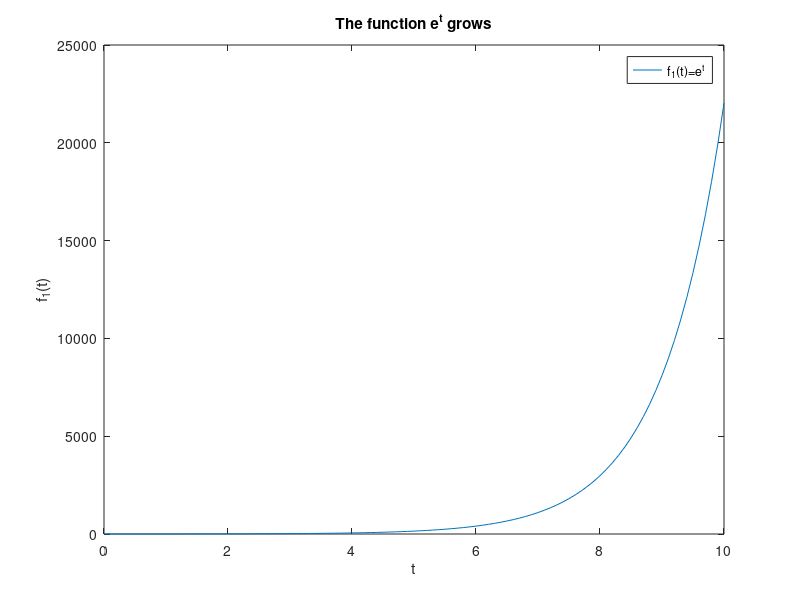
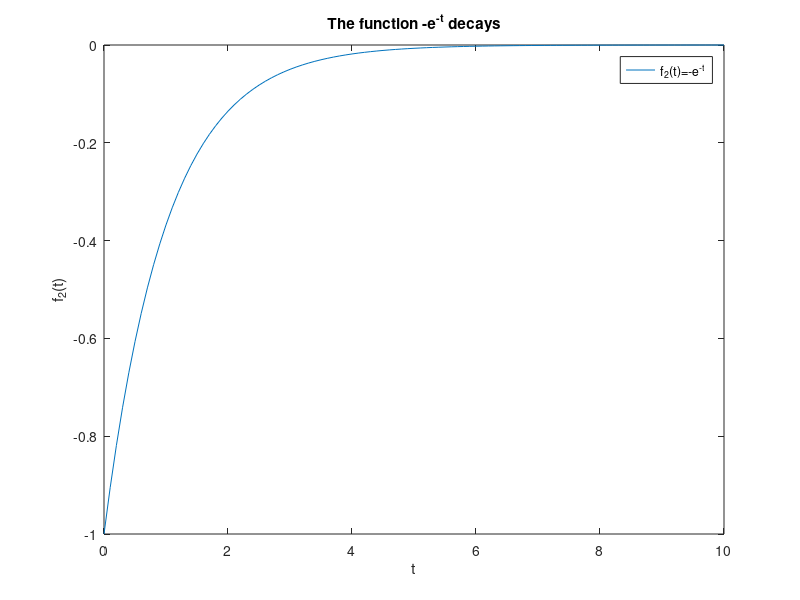
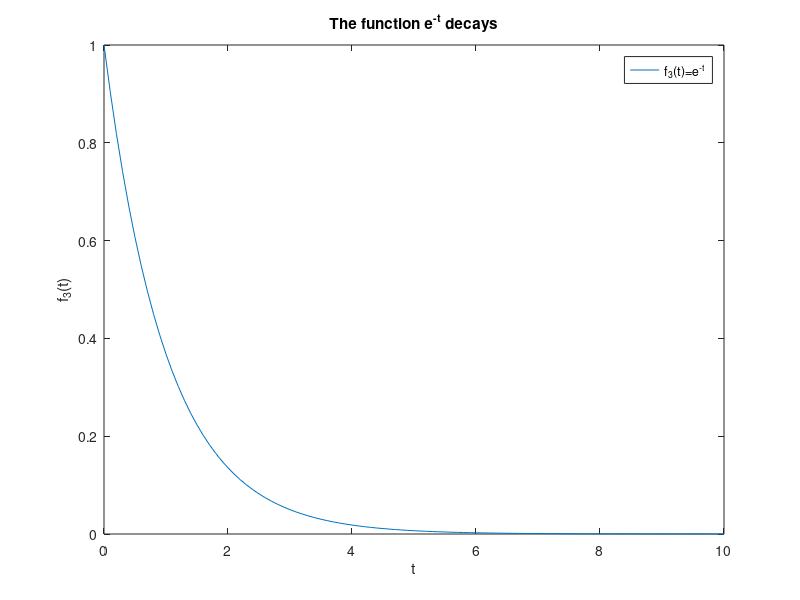
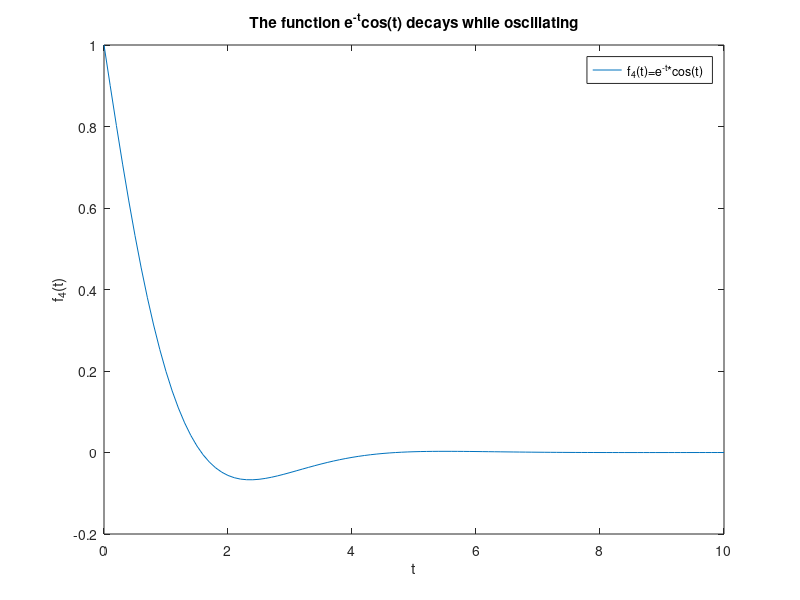

The MATLAB source for these figures, in order:
%% Second-Order Lab: Second-Order Linear DEs in MATLAB
%
%
% In this lab, you will learn how to use |iode| to plot solutions of 
% second-order ODEs. You will also learn to classify the behaviour of 
% different types of solutions.
%
% Moreover, you will write your own Second-Order ODE system solver, and 
% compare its results to those of |iode|.
%
% Opening the m-file lab5.m in the MATLAB editor, step through each
% part using cell mode to see the results.
%
% There are seven (7) exercises in this lab that are to be handed in on the
% due date of the lab.
%
%% Student Information
%
%  Student Name: Qingyuan Wu
%
%  Student Number: 1007001664
%

%% Iode for Second-Order Linear DEs with constant coefficients
% 
% In the |iode| menu, select the |Second order linear ODEs| module.
% It opens with a default DE and a default forcing function |f(t) =
% cos(2t)|. The forcing function can be plotted along with the solution by
% choosing |Show forcing function| from the |Options| menu.
%
% Use this module to easily plot solutions to these kind of equations.
%
% There are three methods to input the initial conditions:
%
% Method 1. Enter the values for |t0|, |x(t0)|, and |x'(t0)| into the
% |Initial conditions| boxes, and then click |Plot solution|.
%
% Method 2. Enter the desired slope |x'(t0)| into the appropriate into the
% |Initial conditions| box, and then click on the graph at the point
% |(t0,x(t0))| where you want the solution to start.
%
% Method 3. Press down the left mouse button at the desired point
% |(t0,x(t0))| and drag the mouse a short distance at the desired slope
% |x'(t0)|. When you release the mouse button, |iode| will plot the
% solution.

%% Growth and Decay Concepts
%
% We want to classify different kinds of behaviour of the solutions. We say
% that a solution:
%
% |grows| if its magnitude tends to |infinity| for large values of |t|, that
% is, if either the solution tends to $+\infty$ or $-\infty$,
%
% |decays| if its magnitude converges to |0| for large values of |t|,
%
% |decays while oscillating| if it keeps changing sign for large values of
% |t| and the amplitude of the oscillation tends to zero,
%
% |grows while oscillating| if it keeps changing sign for large values of
% |t| and the amplitude of the oscillation tends to infinity.

%% Example
%
t = 0:0.1:10;

% Example 1
figure();
y1 = exp(t);
plot(t,y1)

% Annotate the figure
xlabel('t');
ylabel('f_1(t)');
title('The function e^t grows');
legend('f_1(t)=e^t');



% Example 2
figure();
y2 = -exp(-t);
plot(t,y2)

% Annotate the figure
xlabel('t');
ylabel('f_2(t)');
title('The function -e^{-t} decays');
legend('f_2(t)=-e^{-t}');



% Example 3
figure();
y3 = exp(-t);
plot(t,y3)

% Annotate the figure
xlabel('t');
ylabel('f_3(t)');
title('The function e^{-t} decays');
legend('f_3(t)=e^{-t}');



% Example 4
figure();
y4 = exp(-t).*cos(t);
plot(t,y4)

% Annotate the figure
xlabel('t');
ylabel('f_4(t)');
title('The function e^{-t}cos(t) decays while oscillating');
legend('f_4(t)=e^{-t}*cos(t)');



% Example 5
figure();
y5 = exp(t).*sin(2*t);
plot(t,y5)

% Annotate the figure
xlabel('t');
ylabel('f_5(t)');
title('The function e^{t}sin(2t) grows while oscillating');
legend('f_5(t)=e^{t}sin(2t)');



% Example 6
figure();
y6 = sin(3*t);
plot(t,y6)

% Annotate the figure
xlabel('t');
ylabel('f_6(t)');
title('The function sin(3t) neither decays nor grows, it just oscillates');
legend('f_6(t)=sin(3t)');



% |Remark.| A function which |grows while oscillating| doesn't |grow|,
% because it keeps changing sign, so it neither tends to $+\infty$ nor to
% $-\infty$.

%% Exercise 1
%
% Objective: Use |iode| to solve second-order linear DEs. And classify
% them.
%
% Details: Consider the ODE:
%
%  4y'' + 4 y' + 17 y = 0
%
% (a) Use |iode| to plot six (6) numerical solutions of this equation with
% "random" initial data (use Method 3 above) and press-and-drag at various
% initial points, with some of the slopes being positive and some negative)
%
% Use only initial points in the part of the window where |0<t<1| and
% |-1<x<1| and take all initial slopes between |-3| and |+3|.
%
% Change the window to |[0,10]x[-3,3]|.
% Attach a cropped screenshot to your answers file.
% 
%
% (b) Based on the results of (a), state what percentage of solutions 
% decay, grow, grow while oscillating, or decay while oscillating.
%
% (c) Solve the DE and write the exact solution. Explain why this justifies
% your answer in (b).

%% Exercise 2
%
% Consider the ODE:
%
%  y'' + sqrt(3) y' - y/4 = 0
%
% Repeat (a), (b), (c) from Exercise 1 with this DE.
%

%% Exercise 3
%
% Consider the ODE:
%
%  y'' + sqrt(3) y' + y/4 = 0
%
% Repeat (a), (b), (c) from Exercise 1 with this DE.
% 

%% Example
%
% Consider the ODE:
%
%  y'' + 2y' + 10y = 0
% 
% The solution is
%
%  y(t) = e^(-t) ( c1 cos(3t) + c2 sin(3t) )
%
% From this, it is easy to see that all solutions decay while oscillating.
%
% Similarly, for the equation 
%
%  y'' - 2y' + 10y = 0
% 
% The solution is
%
%  y(t) = e^t ( c3 cos(3t) + c4 sin(3t) )
%
% which grows while oscillating.

%% Exercise 4
%
% Consider the fourth-order ODE:
%
%  y'''' + 2 y''' + 6 y'' + 2 y' + 5 y = 0
%
% (a) Find the general solution for this problem. You can use MATLAB to 
% find the roots of the characteristic equation numerically with |roots|.
%
% (b) Predict what percentage of solutions with random initial data will 
% grow, decay, grow while oscillating, and decay while oscillating. Explain.

%% Exercise 5
%
% Objective: Classify equations given the roots of the characteristic
% equation.
%
% Details: Your answer can consist of just a short sentence, as |grows| or 
% |decays while oscillating|.
%
% Consider a second-order linear constant coefficient homogeneous DE with
% |r1| and |r2| as roots of the characteristic equation.
%
% Summarize your conclusions about the behaviour of solutions for randomly
% chosen initial data when.
%
% (a) |0 < r1 < r2|
%
% (b) |r1 < 0 < r2|
%
% (c) |r1 < r2 < 0|
% 
% (d) |r1 = alpha + beta i| and  |r2 = alpha - beta i| and |alpha < 0|
% 
% (e) |r1 = alpha + beta i| and  |r2 = alpha - beta i| and |alpha = 0|
% 
% (f) |r1 = alpha + beta i| and  |r2 = alpha - beta i| and |alpha > 0|

%% Numerical Methods for Second-Order ODEs
%
% One way to create a numerical method for second-order ODEs is to
% approximate derivatives with finite differences in the same way of the
% Euler method.
%
% This means that we approximate the first derivative by:
%
%  y'(t[n]) ~ ( y[n] - y[n-1] ) / h
%
% and
%   
%  y''(t[n])  ~ ( y'(t[n+1]) - y'(t[n]) ) / h ~ ( y[n+1] - 2 y[n] + y[n-1]
%  ) / ( h^2 )
%
% By writing these approximations into the ODE, we obtain a method to get
% |y[n+1]| from the previous two steps |y[n]| and |y[n-1]|.
%
% The method for approximating solutions is:
%
% 1. Start with |y[0]=y0|
%
% 2. Then we need to get |y[1]|, but we can't use the method, because we
% don't have two iterations |y[0]| and |y[-1]|(!!). So we use Euler to get
%
%  y[1] = y0 + y1 h
%
% y1 is the slope given by the initial condition
%
% 3. Use the method described above to get |y[n]| for |n=2,3,...|.

%% Exercise 6
%
% Objective: Write your own second-order ODE solver.
%
% Details: Consider the second-order ODE
%
%  y'' + p(t) y' + q(t) y = g(t)
% 
% Write a second-order ODE solver using the method described above.
% 
% This m-file should be a function which accepts as variables 
% (t0,tN,y0,y1,h), where t0 and tN are the start and end points of the 
% interval on which to solve the ODE, y0, y1 are the initial conditions of
% the ODE, and h is the stepsize.  You may also want to pass the functions 
% into the ODE the way |ode45| does (check MATLAB lab 2). Name the function
% DE2_<UTORid>.m.
%
% Note: you will need to use a loop to do this exercise.  

%% Exercise 7
%
% Objective: Compare your method with |iode|
%
% Details: Use |iode| to plot the solution of the ODE 
% |y'' + exp(-t/5) y' + (1-exp(-t/5)) y = sin(2*t)|
% with the initial conditions 
% |y(0)  = 1, y'(0) = 0|
%
% Use the window to |[0,20]x[-2,2]|
% Without removing the figure window, plot your solution (in a different colour), 
% which will be plotted in the same graph. 
%
% Comment on any major differences, or the lack thereof.
%
